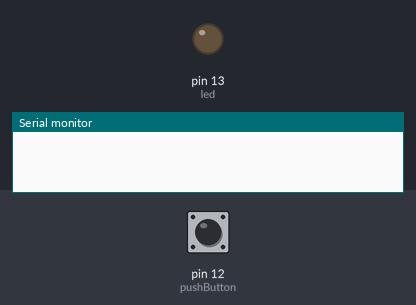
Simulated run of this sketch. Board: Arduino Uno, built with avr-gcc and run on an emulated ATmega328P. Parts: output pins drawn as LEDs (lit = HIGH), the last lines printed to the serial monitor. The inputs (shaded band) are chosen by the test bench; at power-on: pin 12 (pushButton) LOW.

Above: at 1.2 s.
1.3 s: pin 12 (pushButton) pulled HIGH for 0.15 s
At 1.8 s:
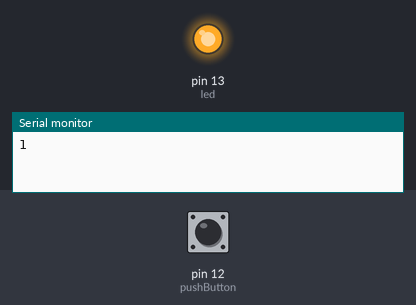
Timing chart, 0 to 4.3 s (numbered marks = the images above; inputs shaded):
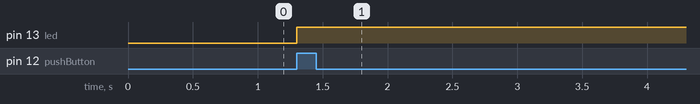

The sketch:

prime_switch.ino
```cpp
int pushButton = 12;
int led = 13;

// the setup routine runs once when you press reset:
void setup() {
  Serial.begin(9600);
  pinMode(pushButton, INPUT);
  pinMode(led, OUTPUT);
}

int prevState = 0;
int counter = 0;

int is_prime(int n) {
  for (int i = 2; i <= sqrt(n); i++) {
    if (n % i == 0)
      return 0;
  }
  return 1;
}

void loop() {
  int buttonState = digitalRead(pushButton);

  if (buttonState != prevState && buttonState) {
    counter++;
    Serial.println(counter);
    digitalWrite(led, is_prime(counter));
  }

  prevState = buttonState;
  // this delay is sufficient to avoid the switch "bouncing" registering as multiple presses:
  delay(10);
}
```

Measured:
- after the input at 1.3 s, pin 13 (led): LOW → HIGH at once
